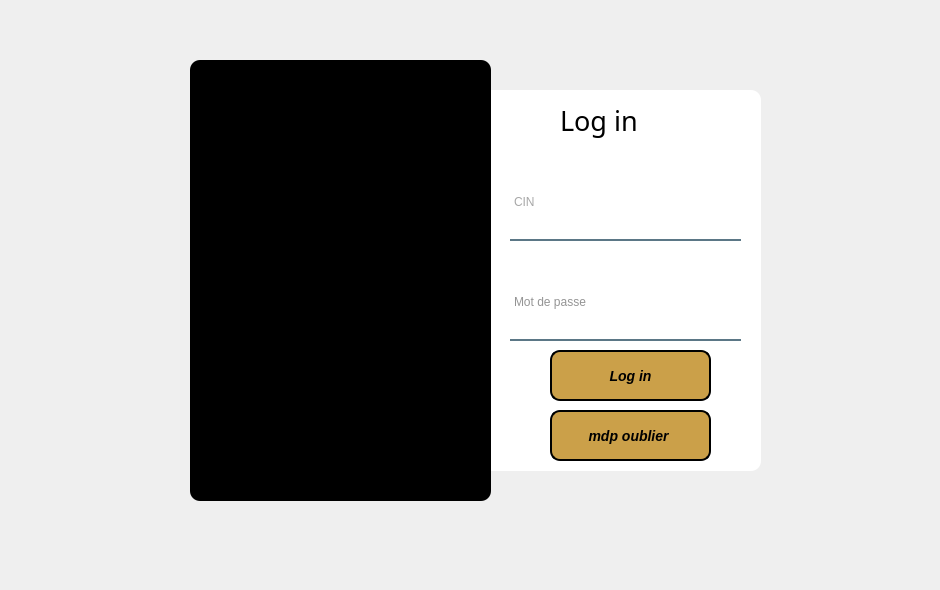
    <widget class="QWidget" name="page_9">
     <widget class="QLabel" name="label_3">
      <property name="geometry">
       <rect>
        <x>0</x>
        <y>0</y>
        <width>931</width>
        <height>581</height>
       </rect>
      </property>
      <property name="text">
       <string/>
      </property>
      <property name="pixmap">
       <pixmap>../../QtDesignStudio/pngtree-abstract-blur-hotel-lobby-image_15683831.jpg</pixmap>
      </property>
      <property name="scaledContents">
       <bool>true</bool>
      </property>
     </widget>
     <widget class="QLabel" name="label_26">
      <property name="geometry">
       <rect>
        <x>400</x>
        <y>90</y>
        <width>361</width>
        <height>381</height>
       </rect>
      </property>
      <property name="styleSheet">
       <string notr="true">background-color: rgb(255, 255, 255);
border-radius:10px;</string>
      </property>
      <property name="text">
       <string>TextLabel</string>
      </property>
     </widget>
     <widget class="QLabel" name="label_103">
      <property name="geometry">
       <rect>
        <x>190</x>
        <y>60</y>
        <width>301</width>
        <height>441</height>
       </rect>
      </property>
      <property name="styleSheet">
       <string notr="true">background-color: rgb(0, 0, 0);
border-radius:10px;</string>
      </property>
      <property name="text">
       <string>TextLabel</string>
      </property>
     </widget>
     <widget class="QLabel" name="label_16">
      <property name="geometry">
       <rect>
        <x>230</x>
        <y>180</y>
        <width>221</width>
        <height>201</height>
       </rect>
      </property>
      <property name="text">
       <string/>
      </property>
      <property name="pixmap">
       <pixmap resource="Source_Reservation.qrc">:/image/photoReservation/logo.png</pixmap>
      </property>
      <property name="scaledContents">
       <bool>true</bool>
      </property>
     </widget>
     <widget class="QLineEdit" name="lineEdit_cin2">
      <property name="geometry">
       <rect>
        <x>510</x>
        <y>170</y>
        <width>231</width>
        <height>71</height>
       </rect>
      </property>
      <property name="styleSheet">
       <string notr="true">background-color: rgb(0,0,0,0);
border:2px solid rgba(0,0,0,0);
border-bottom-color:rgba(46,82,101,200);
color: rgb(167, 167, 167);
padding-bottom:7px;</string>
      </property>
      <property name="text">
       <string>CIN</string>
      </property>
      <property name="placeholderText">
       <string>user name</string>
      </property>
     </widget>
     <widget class="QLineEdit" name="lineEdit_mdp2">
      <property name="geometry">
       <rect>
        <x>510</x>
        <y>270</y>
        <width>231</width>
        <height>71</height>
       </rect>
      </property>
      <property name="styleSheet">
       <string notr="true">background-color: rgb(0,0,0,0);

border:2px solid rgba(0,0,0,0);
border-bottom-color:rgba(46,82,101,200);
color: rgb(148, 148, 148);

padding-bottom:7px;</string>
      </property>
      <property name="text">
       <string>Mot de passe</string>
      </property>
      <property name="echoMode">
       <enum>QLineEdit::Normal</enum>
      </property>
      <property name="placeholderText">
       <string>password</string>
      </property>
     </widget>
     <widget class="QPushButton" name="pushButton_login">
      <property name="geometry">
       <rect>
        <x>550</x>
        <y>350</y>
        <width>161</width>
        <height>51</height>
       </rect>
      </property>
      <property name="palette">
       <palette>
        <active>
         <colorrole role="Button">
          <brush brushstyle="SolidPattern">
           <color alpha="255">
            <red>203</red>
            <green>160</green>
            <blue>73</blue>
           </color>
          </brush>
         </colorrole>
         <colorrole role="Base">
          <brush brushstyle="SolidPattern">
           <color alpha="255">
            <red>203</red>
            <green>160</green>
            <blue>73</blue>
           </color>
          </brush>
         </colorrole>
         <colorrole role="Window">
          <brush brushstyle="SolidPattern">
           <color alpha="255">
            <red>203</red>
            <green>160</green>
            <blue>73</blue>
           </color>
          </brush>
         </colorrole>
         <colorrole role="PlaceholderText">
          <brush brushstyle="SolidPattern">
           <color alpha="255">
            <red>0</red>
            <green>0</green>
            <blue>0</blue>
           </color>
          </brush>
         </colorrole>
        </active>
        <inactive>
         <colorrole role="Button">
          <brush brushstyle="SolidPattern">
           <color alpha="255">
            <red>203</red>
            <green>160</green>
            <blue>73</blue>
           </color>
          </brush>
         </colorrole>
         <colorrole role="Base">
          <brush brushstyle="SolidPattern">
           <color alpha="255">
            <red>203</red>
            <green>160</green>
            <blue>73</blue>
           </color>
          </brush>
         </colorrole>
         <colorrole role="Window">
          <brush brushstyle="SolidPattern">
           <color alpha="255">
            <red>203</red>
            <green>160</green>
            <blue>73</blue>
           </color>
          </brush>
         </colorrole>
         <colorrole role="PlaceholderText">
          <brush brushstyle="SolidPattern">
           <color alpha="255">
            <red>0</red>
            <green>0</green>
            <blue>0</blue>
           </color>
          </brush>
         </colorrole>
        </inactive>
        <disabled>
         <colorrole role="Button">
          <brush brushstyle="SolidPattern">
           <color alpha="255">
            <red>203</red>
            <green>160</green>
            <blue>73</blue>
           </color>
          </brush>
         </colorrole>
         <colorrole role="Base">
          <brush brushstyle="SolidPattern">
           <color alpha="255">
            <red>203</red>
            <green>160</green>
            <blue>73</blue>
           </color>
          </brush>
         </colorrole>
         <colorrole role="Window">
          <brush brushstyle="SolidPattern">
           <color alpha="255">
            <red>203</red>
            <green>160</green>
            <blue>73</blue>
           </color>
          </brush>
         </colorrole>
         <colorrole role="PlaceholderText">
          <brush brushstyle="SolidPattern">
           <color alpha="255">
            <red>0</red>
            <green>0</green>
            <blue>0</blue>
           </color>
          </brush>
         </colorrole>
        </disabled>
       </palette>
      </property>
      <property name="font">
       <font>
        <family>Segoe UI</family>
        <pointsize>-1</pointsize>
        <italic>true</italic>
        <bold>true</bold>
       </font>
      </property>
      <property name="styleSheet">
       <string notr="true">background-color: rgb(203, 160, 73);
font: italic 9pt &quot;Segoe UI&quot;;

 border: 2px solid black; 
 border-radius: 10px; 
color: black;
font-size: 14px;
font-weight: bold;
 padding: 10px 20px;

</string>
      </property>
      <property name="text">
       <string>Log in</string>
      </property>
     </widget>
     <widget class="QPushButton" name="pushButton_login_2">
      <property name="geometry">
       <rect>
        <x>550</x>
        <y>410</y>
        <width>161</width>
        <height>51</height>
       </rect>
      </property>
      <property name="palette">
       <palette>
        <active>
         <colorrole role="Button">
          <brush brushstyle="SolidPattern">
           <color alpha="255">
            <red>203</red>
            <green>160</green>
            <blue>73</blue>
           </color>
          </brush>
         </colorrole>
         <colorrole role="Base">
          <brush brushstyle="SolidPattern">
           <color alpha="255">
            <red>203</red>
            <green>160</green>
            <blue>73</blue>
           </color>
          </brush>
         </colorrole>
         <colorrole role="Window">
          <brush brushstyle="SolidPattern">
           <color alpha="255">
            <red>203</red>
            <green>160</green>
            <blue>73</blue>
           </color>
          </brush>
         </colorrole>
         <colorrole role="PlaceholderText">
          <brush brushstyle="SolidPattern">
           <color alpha="255">
            <red>0</red>
            <green>0</green>
            <blue>0</blue>
           </color>
          </brush>
         </colorrole>
        </active>
        <inactive>
         <colorrole role="Button">
          <brush brushstyle="SolidPattern">
           <color alpha="255">
            <red>203</red>
            <green>160</green>
            <blue>73</blue>
           </color>
          </brush>
         </colorrole>
         <colorrole role="Base">
          <brush brushstyle="SolidPattern">
           <color alpha="255">
            <red>203</red>
            <green>160</green>
            <blue>73</blue>
           </color>
          </brush>
         </colorrole>
         <colorrole role="Window">
          <brush brushstyle="SolidPattern">
           <color alpha="255">
            <red>203</red>
            <green>160</green>
            <blue>73</blue>
           </color>
          </brush>
         </colorrole>
         <colorrole role="PlaceholderText">
          <brush brushstyle="SolidPattern">
           <color alpha="255">
            <red>0</red>
            <green>0</green>
            <blue>0</blue>
           </color>
          </brush>
         </colorrole>
        </inactive>
        <disabled>
         <colorrole role="Button">
          <brush brushstyle="SolidPattern">
           <color alpha="255">
            <red>203</red>
            <green>160</green>
            <blue>73</blue>
           </color>
          </brush>
         </colorrole>
         <colorrole role="Base">
          <brush brushstyle="SolidPattern">
           <color alpha="255">
            <red>203</red>
            <green>160</green>
            <blue>73</blue>
           </color>
          </brush>
         </colorrole>
         <colorrole role="Window">
          <brush brushstyle="SolidPattern">
           <color alpha="255">
            <red>203</red>
            <green>160</green>
            <blue>73</blue>
           </color>
          </brush>
         </colorrole>
         <colorrole role="PlaceholderText">
          <brush brushstyle="SolidPattern">
           <color alpha="255">
            <red>0</red>
            <green>0</green>
            <blue>0</blue>
           </color>
          </brush>
         </colorrole>
        </disabled>
       </palette>
      </property>
      <property name="font">
       <font>
        <family>Segoe UI</family>
        <pointsize>-1</pointsize>
        <italic>true</italic>
        <bold>true</bold>
       </font>
      </property>
      <property name="styleSheet">
       <string notr="true">background-color: rgb(203, 160, 73);
font: italic 9pt &quot;Segoe UI&quot;;

 border: 2px solid black; 
 border-radius: 10px; 
color: black;
font-size: 14px;
font-weight: bold;
 padding: 10px 20px;

</string>
      </property>
      <property name="text">
       <string>mdp oublier </string>
      </property>
     </widget>
     <widget class="QLabel" name="label_84">
      <property name="geometry">
       <rect>
        <x>560</x>
        <y>90</y>
        <width>141</width>
        <height>61</height>
       </rect>
      </property>
      <property name="font">
       <font>
        <family>Urdu Typesetting</family>
        <pointsize>20</pointsize>
       </font>
      </property>
      <property name="text">
       <string>Log in</string>
      </property>
     </widget>
    </widget>
